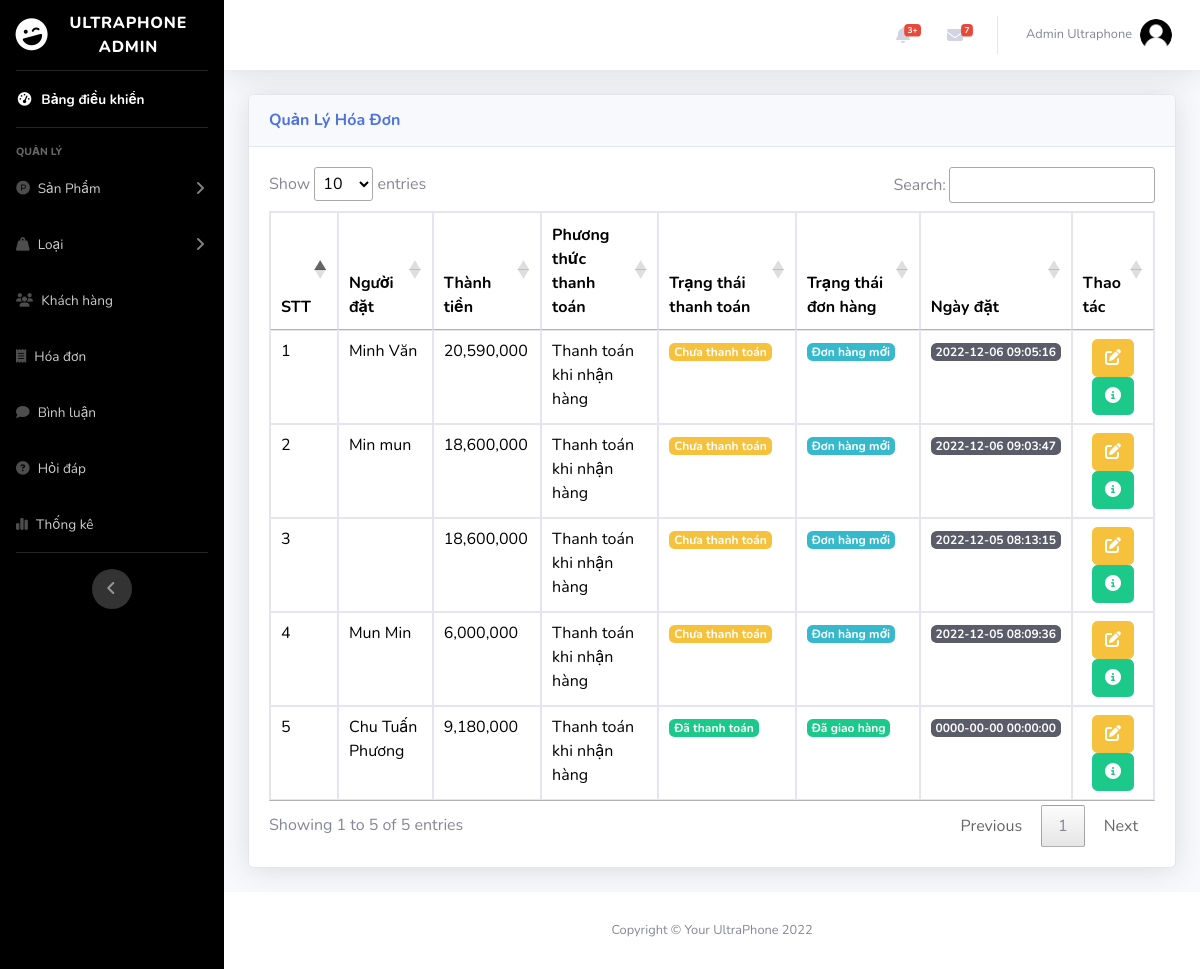
The page /admin/index.php?act=list_bill (signed in) on the database as committed earlier.
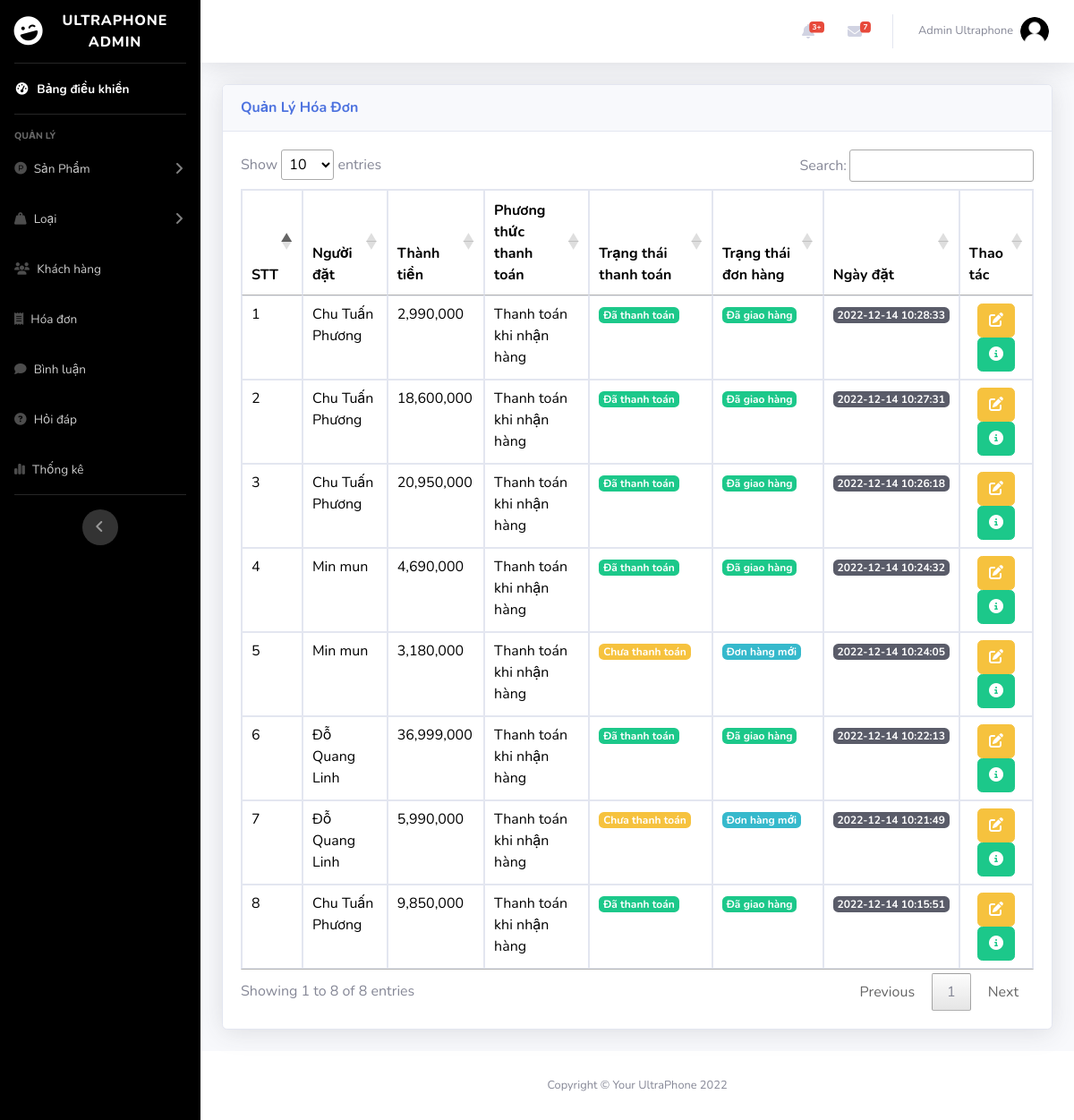
The same page on the database as committed later.
### tables this page shows
CREATE TABLE `bill` (
  `id_bill` int(11) NOT NULL,
  `bill_code` varchar(255) DEFAULT NULL,
  `id_user` int(11) NOT NULL,
  `id_pro` int(11) NOT NULL,
  `user_name` varchar(255) NOT NULL,
  `name_pro` varchar(255) NOT NULL,
  `full_name` varchar(55) NOT NULL,
  `address` varchar(255) NOT NULL,
  `phone` int(25) NOT NULL,
  `email` varchar(255) NOT NULL,
  `payment` tinyint(1) NOT NULL DEFAULT 1 COMMENT '1.Thanh toán khi nhận hàng 2.Chuyển khoản ngân hàng 3.Thanh toán online',
  `order_date` datetime NOT NULL,
  `total_amount` int(10) NOT NULL,
  `status` tinyint(4) NOT NULL COMMENT '0.Đơn hàng mới \r\n1.Đang xử lý\r\n2.Đang giao hàng\r\n3.Đã giao hàng',
  `status_pay` varchar(11) NOT NULL DEFAULT '0'
);

### admin/controller/controller.php (called while the page is built)
<?php
function render($path, $data = [])
{
    extract($data);
    $view = "view/" . $path . ".php";
    include_once $view;
}

### admin/model/pdo.php (called while the page is built, shortened)
<?php
function pdo_get_connection(){
    $dburl = "mysql:host=127.0.0.1;dbname=ultraphone;charset=utf8";
    $username = 'root';
    $password = '';
    $conn = new PDO($dburl, $username, $password);
    $conn->setAttribute(PDO::ATTR_ERRMODE, PDO::ERRMODE_EXCEPTION);
    return $conn;
}
function pdo_query($sql){
    $sql_args = array_slice(func_get_args(), 1);
    try{
        $conn = pdo_get_connection();
        $stmt = $conn->prepare($sql);
        $stmt->execute($sql_args);
        $rows = $stmt->fetchAll();
        return $rows;
    }
    catch(PDOException $e){
        throw $e;
    }
    finally{
        unset($conn);
    }
}

### admin/model/hoadon.php (called while the page is built, shortened)
<?php
function loadall_bill($iduser)
{
    $sql = "SELECT * FROM bill";
    $sql .= " ORDER BY id_bill DESC";
    $listbill = pdo_query($sql);
    return $listbill;
}
?>

### admin/view/list_bill.php (the view, shortened to what this page needs)
<?php include_once "header.php" ?>
<body id="page-top">
    <div id="wrapper">
        <?php include_once "nav.php" ?>
        <div class="container-fluid">
            <div class="card shadow mb-4">
                <div class="card-header py-3">
                    <h6 class="m-0 font-weight-bold text-primary">Quản Lý Hóa Đơn</h6>
                </div>
                <div class="card-body">
                    <div class="table-responsive">
                        <table class="table table-bordered table-hover" id="table1">
                            <thead>
                                <tr>
                                    <th>STT</th>
                                    <th scope="col">Người đặt</th>
                                    <th scope="col">Thành tiền</th>
                                    <th scope="col">Phương thức thanh toán</th>
                                    <th scope="col">Trạng thái thanh toán</th>
                                    <th scope="col">Trạng thái đơn hàng</th>
                                    <th scope="col">Ngày đặt</th>
                                    <th scope="col">Thao tác</th>
                                </tr>
                            </thead>
                            <tbody>
                                <?php $i = 1;
                                foreach ($listbill as $bill) :
                                    extract($bill);
                                ?>
                                    <tr>
                                        <td><?= $i ?></td>
                                        <td><?= $bill['full_name'] ?></td>
                                        <td><?= number_format($bill['total_amount']) ?></td>
                                        <td><?php if ($bill['payment'] == 1) {
                                                echo "Thanh toán khi nhận hàng";
                                            } else if ($bill['payment'] == 2) {
                                                echo "Chuyển khoản ngân hàng";
                                            } else if ($bill['payment'] == 3) {
                                                echo "Thanh toán Online";
                                            } else {
                                                echo "Không tìm thấy phương thức thanh toán";
                                            }  ?></td>
                                        <td><?php if ($bill['status_pay'] == 0) {
                                                echo "<span class='badge badge-warning'>Chưa thanh toán</span>";
                                            } else if ($bill['status_pay'] == 1) {
                                                echo "<span class='badge badge-success'>Đã thanh toán</span>";
                                            } else {
                                                echo "Không tìm thấy phương thức thanh toán";
                                            }  ?></td>
                                        <td><?php if ($bill['status'] == 0) {
                                                echo "<span class='badge badge-info'>Đơn hàng mới</span>";
                                            } else if ($bill['status'] == 1) {
                                                echo "<span class='badge badge-warning'>Đang xử lý</span>";
                                            } else if ($bill['status'] == 2) {
                                                echo "<span class='badge badge-primary'>Đang giao hàng</span>";
                                            } else if ($bill['status'] == 3) {
                                                echo "<span class='badge badge-success'>Đã giao hàng</span>";
                                            } elseif ($bill['status'] == 4) {
                                                echo "<span class='badge badge-danger'>Đã hủy</span>";
                                            } else {
                                                echo "Lỗi trạng thái";
                                            } ?></td>
                                        <td><span class="badge badge-dark"><?= $bill['order_date'] ?></span></td>
                                        <td class="text-center">
                                            <a type="button" href="index.php?act=edit_bill&idbill=<?= $bill['id_bill'] ?>" class="btn btn-warning"><i class="fas fa-edit"></i>
                                            </a>
                                            <a href="index.php?act=billdetail&idbill=<?= $bill['id_bill'] ?>" class="btn btn-success"><i class="fa-solid fa-circle-info"></i> </a>
                                        </td>
                                    </tr>
                                <?php $i++;
                                endforeach ?>
                            </tbody>
                        </table>
                    </div>
                </div>
            </div>
        </div>
    </div>
    <?php include_once "footer.php" ?>

### admin/index.php (shortened to what this page needs)
<?php
require_once "controller/controller.php";
include "model/pdo.php";
include "model/hoadon.php";
if (isset($_GET['act'])) {
    $act = $_GET['act'];
    switch ($act) {
        case 'list_bill':
            if (isset($_SESSION['admin'])) {
                $listbill = loadall_bill(0);
                render(
                    'list_bill',
                    ['listbill' => $listbill]
                );
            } else {
                header("location: index.php?act=login");
            }
            break;
    }
} else {
    if (isset($_SESSION['admin'])) {
        render('dashboard');
    } else {
        header("location: index.php?act=login");
    }
}

### admin/view/header.php (shortened to what this page needs)
<!DOCTYPE html>
<html lang="en">
<head>
  <link href="view/assets/css/all.min.css" rel="stylesheet">
  <link rel="stylesheet" href="https://cdnjs.cloudflare.com/ajax/libs/font-awesome/6.2.1/css/all.min.css" />
  <link href="view/assets/css/sb-admin-2.min.css" rel="stylesheet">
  <link rel="stylesheet" type="text/css" href="view/assets/css/jquery.dataTables.css">
</head>

### admin/view/nav.php (shortened to what this page needs)
<ul class="navbar-nav sidebar sidebar-dark accordion" id="accordionSidebar" style="background-color: black;">
    <a class="sidebar-brand d-flex align-items-center justify-content-center" href="index.php">
        <div class="sidebar-brand-icon rotate-n-15">
            <i class="fas fa-laugh-wink"></i>
        </div>
        <div class="sidebar-brand-text mx-3">Ultraphone Admin</div>
    </a>
    <hr class="sidebar-divider my-0">
    <li class="nav-item active">
        <a class="nav-link" href="index.php?act=admin">
            <i class="fas fa-fw fa-tachometer-alt"></i>
            <span>Bảng điều khiển</span></a>
    </li>
    <hr class="sidebar-divider">
    <div class="sidebar-heading">
        QUẢN LÝ
    </div>
    <li class="nav-item">
        <a class="nav-link collapsed" href="#" data-toggle="collapse" data-target="#collapseTwo" aria-expanded="true" aria-controls="collapseTwo">
            <i class="fas fa-brands fa-product-hunt"></i>
            <span>Sản Phẩm</span>
        </a>
    </li>
    <li class="nav-item">
        <a class="nav-link collapsed" href="#" data-toggle="collapse" data-target="#collapseUtilities" aria-expanded="true" aria-controls="collapseUtilities">
            <i class="fas fa-solid fa-weight-hanging"></i>
            <span>Loại</span>
        </a>
    </li>
    <li class="nav-item">
        <a class="nav-link" href="index.php?act=list_user">
            <i class=" fas fa-solid fa-users"></i>
            <span>Khách hàng</span></a>
    </li>
    <li class="nav-item">
        <a class="nav-link" href="index.php?act=list_bill">
            <i class="fas fa-solid fa-receipt"></i>
            <span>Hóa đơn</span></a>
    </li>
    <li class="nav-item">
        <a class="nav-link" href="index.php?act=list_cmt">
            <i class=" fas fa-solid fa-comment"></i>
            <span>Bình luận</span></a>
    </li>
    <li class="nav-item">
        <a class="nav-link" href="index.php?act=list_ques">
        <i class="fa-solid fa-circle-question"></i>
            <span>Hỏi đáp</span></a>
    </li>
    <li class="nav-item">
        <a class="nav-link" href="index.php?act=list_statis">
            <i class="fas fa-solid fa-chart-simple"></i>
            <span>Thống kê</span></a>
    </li>
    <hr class="sidebar-divider d-none d-md-block">
    <div class="text-center d-none d-md-inline">
        <button class="rounded-circle border-0" id="sidebarToggle"></button>
    </div>
</ul>
<div id="content-wrapper" class="d-flex flex-column">
    <div id="content">
        <nav class="navbar navbar-expand navbar-light bg-white topbar mb-4 static-top shadow">
            <ul class="navbar-nav ml-auto">
                <li class="nav-item dropdown no-arrow mx-1">
                    <a class="nav-link dropdown-toggle" href="#" id="alertsDropdown" role="button" data-toggle="dropdown" aria-haspopup="true" aria-expanded="false">
                        <i class="fas fa-bell fa-fw"></i>
                        <span class="badge badge-danger badge-counter">3+</span>
                    </a>
                </li>
                <li class="nav-item dropdown no-arrow mx-1">
                    <a class="nav-link dropdown-toggle" href="#" id="messagesDropdown" role="button" data-toggle="dropdown" aria-haspopup="true" aria-expanded="false">
                        <i class="fas fa-envelope fa-fw"></i>
                        <span class="badge badge-danger badge-counter">7</span>
                    </a>
                </li>
                <li class="nav-item dropdown no-arrow">
                    <a class="nav-link dropdown-toggle" href="#" id="userDropdown" role="button" data-toggle="dropdown" aria-haspopup="true" aria-expanded="false">
                        <span class="mr-2 d-none d-lg-inline text-gray-600 small"><?php echo $_SESSION['admin']['full_name'] ?></span>
                        <img class="img-profile rounded-circle" src="view/assets/img/admin.png">
                    </a>
                </li>
            </ul>
        </nav>

### admin/view/footer.php (shortened to what this page needs)
<footer class="sticky-footer bg-white">
    <div class="container my-auto">
        <div class="copyright text-center my-auto">
            <span>Copyright &copy; Your UltraPhone 2022</span>
        </div>
    </div>
</footer>
</div>
</div>
</body>
</html>

Rows that differ between the two databases and show on the page:
removed bill: full_name "Minh Văn", total_amount "20,590,000", payment "Thanh toán khi nhận hàng", status_pay "Chưa thanh toán", status "Đơn hàng mới", order_date "2022-12-06 09:05:16"
removed bill: full_name "Min mun", total_amount "18,600,000", payment "Thanh toán khi nhận hàng", status_pay "Chưa thanh toán", status "Đơn hàng mới", order_date "2022-12-06 09:03:47"
removed bill: total_amount "18,600,000", payment "Thanh toán khi nhận hàng", status_pay "Chưa thanh toán", status "Đơn hàng mới", order_date "2022-12-05 08:13:15"
removed bill: full_name "Mun Min", total_amount "6,000,000", payment "Thanh toán khi nhận hàng", status_pay "Chưa thanh toán", status "Đơn hàng mới", order_date "2022-12-05 08:09:36"
removed bill: full_name "Chu Tuấn Phương", total_amount "9,180,000", payment "Thanh toán khi nhận hàng", status_pay "Đã thanh toán", status "Đã giao hàng", order_date "0000-00-00 00:00:00"
added bill: full_name "Chu Tuấn Phương", total_amount "2,990,000", payment "Thanh toán khi nhận hàng", status_pay "Đã thanh toán", status "Đã giao hàng", order_date "2022-12-14 10:28:33"
added bill: full_name "Chu Tuấn Phương", total_amount "18,600,000", payment "Thanh toán khi nhận hàng", status_pay "Đã thanh toán", status "Đã giao hàng", order_date "2022-12-14 10:27:31"
added bill: full_name "Chu Tuấn Phương", total_amount "20,950,000", payment "Thanh toán khi nhận hàng", status_pay "Đã thanh toán", status "Đã giao hàng", order_date "2022-12-14 10:26:18"
added bill: full_name "Min mun", total_amount "4,690,000", payment "Thanh toán khi nhận hàng", status_pay "Đã thanh toán", status "Đã giao hàng", order_date "2022-12-14 10:24:32"
added bill: full_name "Min mun", total_amount "3,180,000", payment "Thanh toán khi nhận hàng", status_pay "Chưa thanh toán", status "Đơn hàng mới", order_date "2022-12-14 10:24:05"
added bill: full_name "Đỗ Quang Linh", total_amount "36,999,000", payment "Thanh toán khi nhận hàng", status_pay "Đã thanh toán", status "Đã giao hàng", order_date "2022-12-14 10:22:13"
added bill: full_name "Đỗ Quang Linh", total_amount "5,990,000", payment "Thanh toán khi nhận hàng", status_pay "Chưa thanh toán", status "Đơn hàng mới", order_date "2022-12-14 10:21:49"
added bill: full_name "Chu Tuấn Phương", total_amount "9,850,000", payment "Thanh toán khi nhận hàng", status_pay "Đã thanh toán", status "Đã giao hàng", order_date "2022-12-14 10:15:51"
Other text that changed with them:
text written by a page script: "Show entries Search: Showing 1 to 5 of 5 entries Previous 1 Next" → "Show entries Search: Showing 1 to 8 of 8 entries Previous 1 Next"
